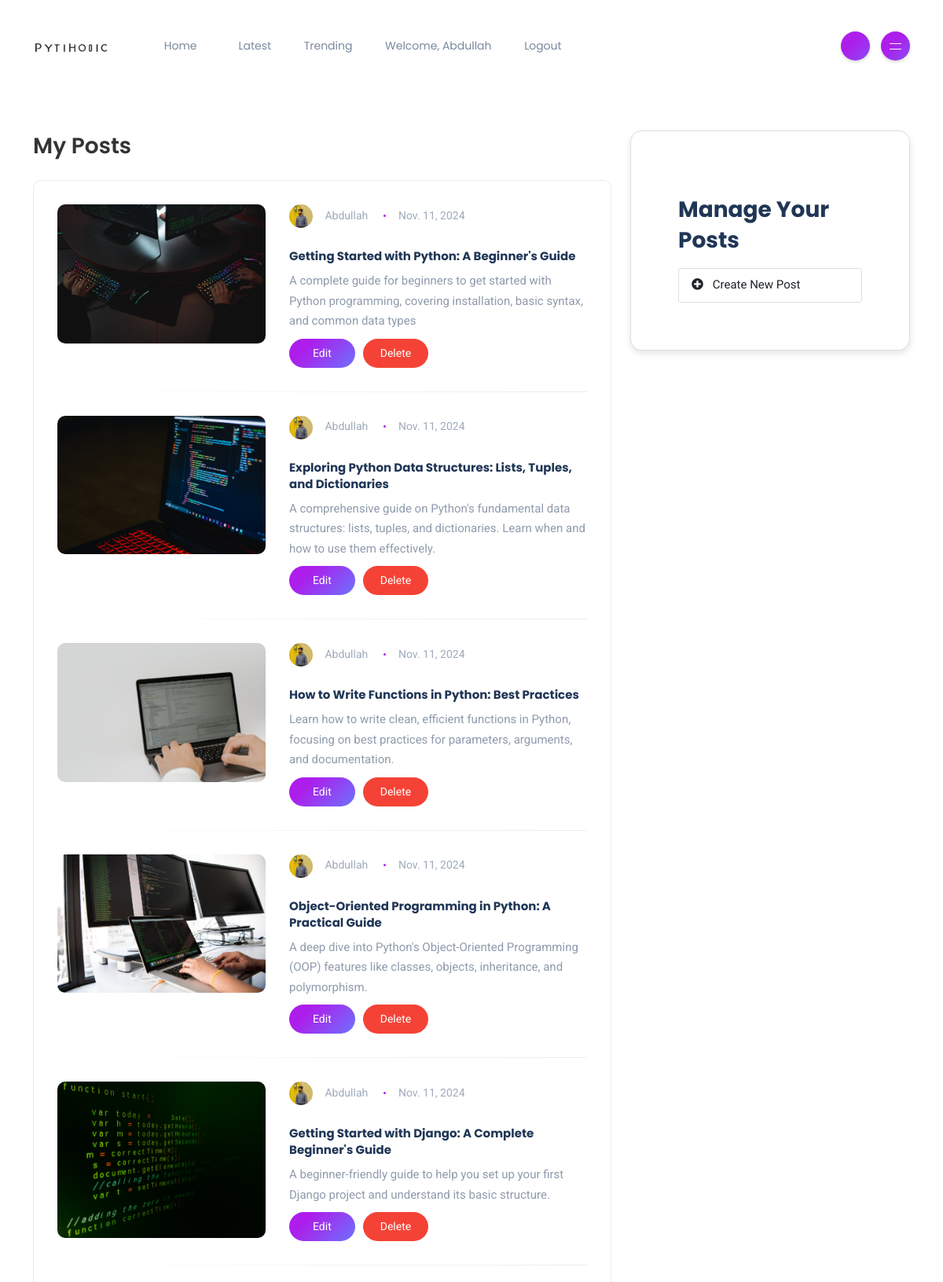
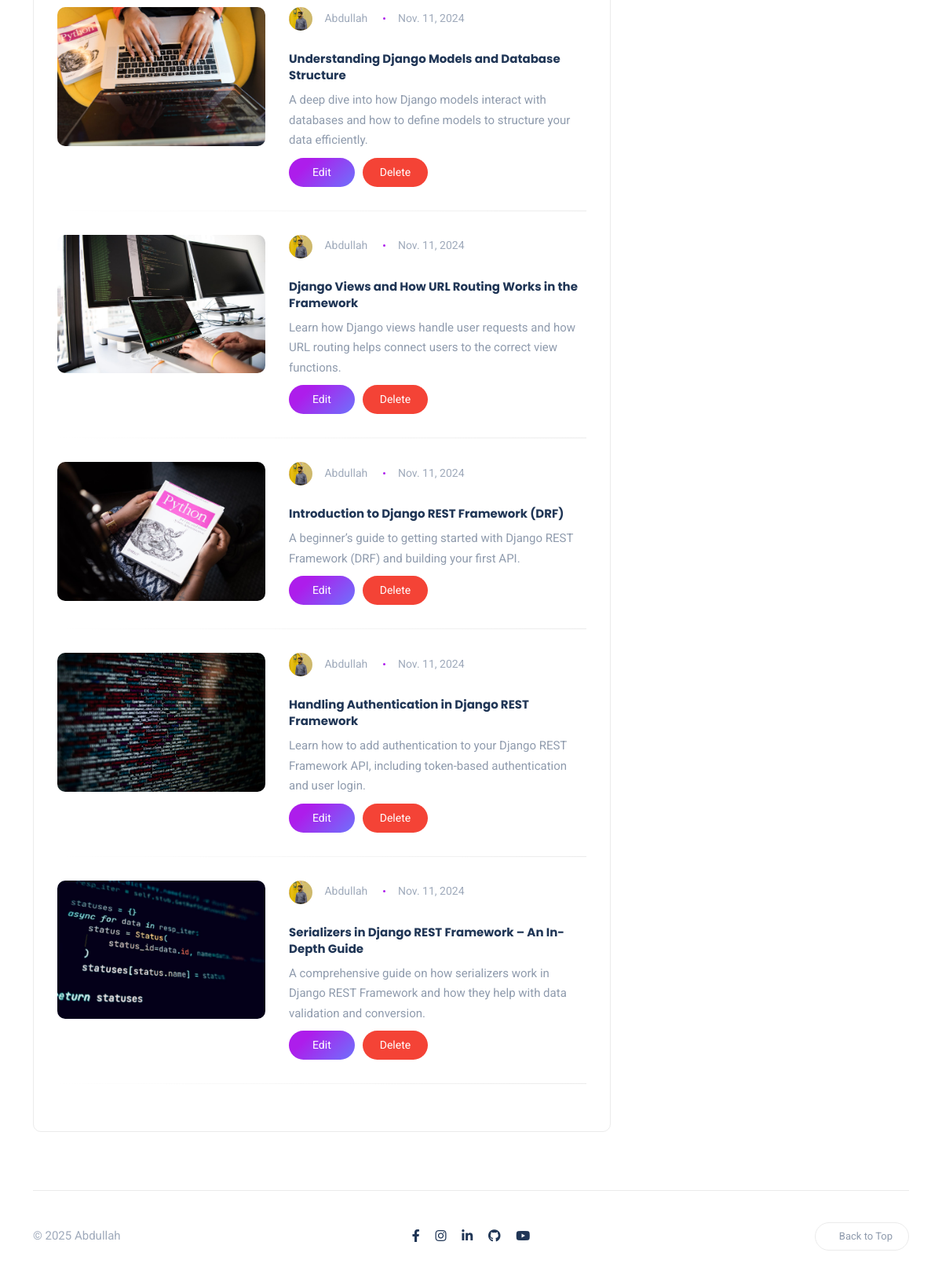
The app's page /my-posts/ (signed in) with its own data (2 pictures, top to bottom).
### blog/models.py (models this page shows, shortened)
class User(AbstractUser):
    name = models.CharField(max_length=255, blank=True, null=True)
    bio = models.TextField(blank=True, null=True)
    image = models.ImageField(upload_to='profile_images/', blank=True, null=True)
    def __str__(self):
        return self.username.capitalize()

class BlogPost(models.Model):
    STATUS = (
       ('0',"Draft"),
       ('1',"Publish"),
    )
    SECTION = (
       ("Featured", "Featured"),
       ("Editor Pick", "Editor Pick"),
       ("Latest", "Latest"),
       ("Inspiration", "Inspiration"),
       ("Popular", "Popular"),
    )
    title = models.CharField(max_length=100)
    author = models.ForeignKey(User,on_delete=models.CASCADE, related_name="posts",null=True,blank=True)
    image = models.ImageField(upload_to="images")
    description = models.TextField()
    slug = models.SlugField(unique=True)
    content = RichTextUploadingField()
    views = models.IntegerField(default=0)
    sections = models.CharField(choices=SECTION, max_length= 200, default="Latest")
    status = models.CharField(choices=STATUS, max_length=100)
    created_at = models.DateField(auto_now_add=True)
    Category = models.ForeignKey(Category, on_delete=models.CASCADE, related_name="blogpost")
    objects = BlogPostManager()
    class Meta:
        permissions = [
            ("can_publish_blogpost", "Can publish blog post"),  # Custom example
            ("can_edit_blogpost", "Can edit blog post"),
            ("can_delete_blogpost", "Can delete blog post"),
        ]

### blog/views.py (the view)
# urls.py: path('my-posts/', user_posts, name='user_posts'),
@login_required
def user_posts(request):
    posts = BlogPost.objects.filter(author=request.user)
    return render(request, 'user/user_posts.html', {'posts': posts})

### blog/context_processors.py (called while the page is built)
def categories(request):
    categories = Category.objects.values("slug", "name")[:5]
    return {'categories': categories}

### blog/templates/user/user_posts.html (shortened to what this page needs)
{% extends 'base.html' %}
{% block content %}
<div class="container mt-5">
    <div class="row justify-content-center">
        <div class="col-lg-8 mb-4">
            <div class="section-header mb-4">
                <h3 class="section-title">My Posts</h3>
            </div>
            <div class="padding-30 rounded bordered">
                <div class="row">
                    <div class="col-md-12">
                        {% for post in posts %}
                            <div class="post post-list clearfix mb-4">
                                <div class="thumb rounded">
                                    <a href="{% url 'post' post.slug %}">
                                        <div class="inner">
                                            <img src="{{ post.image.url }}" alt="{{ post.title }}" class="img-fluid">
                                        </div>
                                    </a>
                                </div>
                                <div class="details">
                                    <ul class="meta list-inline mb-3">
                                        <li class="list-inline-item">
                                            <a href="{% url 'edit_post' post.slug%}">
                                                {% if post.author.image %}
                                                    <img src="{{ post.author.image.url }}" class="author" alt="{{ post.author }}">
                                                {% else %}
                                                    <img src="default-author-image.png" class="author" alt="Author">
                                                {% endif %}
                                                {{ post.author }}
                                            </a>
                                        </li>
                                        <li class="list-inline-item">{{ post.created_at }}</li>
                                    </ul>
                                    <h5 class="post-title">
                                        <a href="{% url 'edit_post' post.id %}">{{ post.title }}</a>
                                    </h5>
                                    <p class="excerpt mb-0">{{ post.description|truncatewords:20 }}</p>
                                    <div class="post-bottom clearfix d-flex align-items-center">
                                        <div class="button-group">
                                            <a href="{% url 'edit_post' post.slug %}" class="btn btn-primary btn-sm">Edit</a>
                                            <a href="{% url 'delete_post' post.slug %}" class="btn btn-danger btn-sm">Delete</a>
                                        </div>
                                    </div>
                                </div>
                            </div>
                        {% endfor %}
                    </div>
                </div>
            </div>
        </div>
        <div class="col-lg-4">
            <div class="card sidebar-card">
                <div class="card-body">
                    <h3 class="sidebar-title mb-3">Manage Your Posts</h3>
                    <div class="list-group">
                        <a href="{% url 'create_post' %}" class="list-group-item list-group-item-action">
                            <i class="fas fa-plus-circle me-2"></i> Create New Post
                        </a>
                    </div>
                </div>
            </div>
        </div>
    </div>
</div>
{% endblock %}

### blog/templates/base.html (shortened to what this page needs)
{% load static %}
<!DOCTYPE html>
<html lang="en">
<head>
    <link rel="stylesheet" href="{% static 'css/bootstrap.min.css' %}">
    <link rel="stylesheet" href="https://cdnjs.cloudflare.com/ajax/libs/font-awesome/5.15.3/css/all.min.css">
    <link rel=" stylesheet" href="{% static 'css/slick.css' %}">
    <link rel="stylesheet"
     href="https://cdnjs.cloudflare.com/ajax/libs/simple-line-icons/2.5.5/css/simple-line-icons.min.css">
    <link rel="stylesheet" href="{% static 'style.css' %}">
</head>
<body>
    <div class="site-wrapper">
        <header class="header-default">
            <nav class="navbar navbar-expand-lg">
                <div class="container-xl">
                    <a href="{% url 'home' %}" class="navbar-brand">
                        <img src="{% static 'images/py-logo.png' %}" alt="">
                    </a>
                    <div class="collapse navbar-collapse">
                        <ul class="navbar-nav mr-auto">
                            <li class="nav-item dropdown {% if request.path == '/' %}active{% endif %}">
                                <a href="{% url 'home' %}" class="nav-link dropdown-toggle">Home</a>
                            </li>
                            <li class="nav-item {% if request.path == '/blog/' %}active{% endif %}">
                                <a href="{% url 'blog_posts' %}" class="nav-link">Latest</a>
                            </li>
                            <li class="nav-item {% if '#trending-section' in request.path %}active{% endif %}">
                                <a href="{% url 'home' %}#trending-section" class="nav-link">Trending</a>
                            </li>
                            {% if user.is_authenticated %}
                                <li class="nav-item">
                                    <a href="{% url 'profile' %}" class="nav-link">Welcome, {{ user }}</a>
                                </li>
                                <li class="nav-item">
                                    <a href="{% url 'logout' %}" class="nav-link">Logout</a>
                                </li>
                            {% endif %}
                        </ul>
                    </div>
                    <div class="header-right">
                        <div class="header-buttons">
                            <button class="search icon-button">
                            </button>
                            <button class="burger-menu icon-button">
                                <span class="burger-icon"></span>
                            </button>
                        </div>
                    </div>
                </div>
            </nav>
        </header>
        {% block content %}
        {% endblock%}
    <footer>
        <div class="container-xl">
            <div class="footer-inner">
                <div class="row d-flex align-items-center gy-4">
                    <div class="col-md-4">
                        <span class="copyright">&copy; 2025 Abdullah </span>
                    </div>
                    <div class="col-md-4 text-center">
                        <ul class="social-icons list-unstyled list-inline mb-0">
                            <li class="list-inline-item">
                                <a href="">
                                    <i class="fab fa-facebook-f"></i>
                                </a>
                            </li>
                            <li class="list-inline-item">
                                <a href="#">
                                    <i class="fab fa-instagram"></i>
                                </a>
                            </li>
                            <li class="list-inline-item">
                                <a href="https://www.linkedin.com/in/muhammad-abdullah-mazhar/">
                                    <i class="fab fa-linkedin-in"></i>
                                </a>
                            </li>
                            <li class="list-inline-item">
                                <a href="#">
                                    <i class="fab fa-github"></i>
                                </a>
                            </li>
                            <li class="list-inline-item">
                                <a href="#">
                                    <i class="fab fa-youtube"></i>
                                </a>
                            </li>
                        </ul>
                    </div>
                    <div class="col-md-4">
                        <a href="#" id="return-to-top" class="float-md-end">
                            Back to Top
                        </a>
                    </div>
                </div>
            </div>
        </div>
    </footer>
</body>
</html>

### records on screen
User: username "Abdullah"
BlogPost: image (picture), author.image (picture), author "Abdullah", created_at "Nov. 11, 2024", title "Getting Started with Python: A Beginner's Guide", description "A complete guide for beginners to get started with Python programming, covering installation, basic syntax, and common data types"
BlogPost: image (picture), author.image (picture), author "Abdullah", created_at "Nov. 11, 2024", title "Exploring Python Data Structures: Lists, Tuples, and Dictionaries", description "A comprehensive guide on Python's fundamental data structures: lists, tuples, and dictionaries. Learn when and how to use them effectively."
BlogPost: image (picture), author.image (picture), author "Abdullah", created_at "Nov. 11, 2024", title "How to Write Functions in Python: Best Practices", description "Learn how to write clean, efficient functions in Python, focusing on best practices for parameters, arguments, and documentation."
BlogPost: image (picture), author.image (picture), author "Abdullah", created_at "Nov. 11, 2024", title "Object-Oriented Programming in Python: A Practical Guide", description "A deep dive into Python's Object-Oriented Programming (OOP) features like classes, objects, inheritance, and polymorphism."
BlogPost: image (picture), author.image (picture), author "Abdullah", created_at "Nov. 11, 2024", title "Getting Started with Django: A Complete Beginner's Guide", description "A beginner-friendly guide to help you set up your first Django project and understand its basic structure."
BlogPost: image (picture), author.image (picture), author "Abdullah", created_at "Nov. 11, 2024", title "Understanding Django Models and Database Structure", description "A deep dive into how Django models interact with databases and how to define models to structure your data efficiently."
BlogPost: image (picture), author.image (picture), author "Abdullah", created_at "Nov. 11, 2024", title "Django Views and How URL Routing Works in the Framework", description "Learn how Django views handle user requests and how URL routing helps connect users to the correct view functions."
BlogPost: image (picture), author.image (picture), author "Abdullah", created_at "Nov. 11, 2024", title "Introduction to Django REST Framework (DRF)", description "A beginner’s guide to getting started with Django REST Framework (DRF) and building your first API."
BlogPost: image (picture), author.image (picture), author "Abdullah", created_at "Nov. 11, 2024", title "Handling Authentication in Django REST Framework", description "Learn how to add authentication to your Django REST Framework API, including token-based authentication and user login."
BlogPost: image (picture), author.image (picture), author "Abdullah", created_at "Nov. 11, 2024", title "Serializers in Django REST Framework – An In-Depth Guide", description "A comprehensive guide on how serializers work in Django REST Framework and how they help with data validation and conversion."
